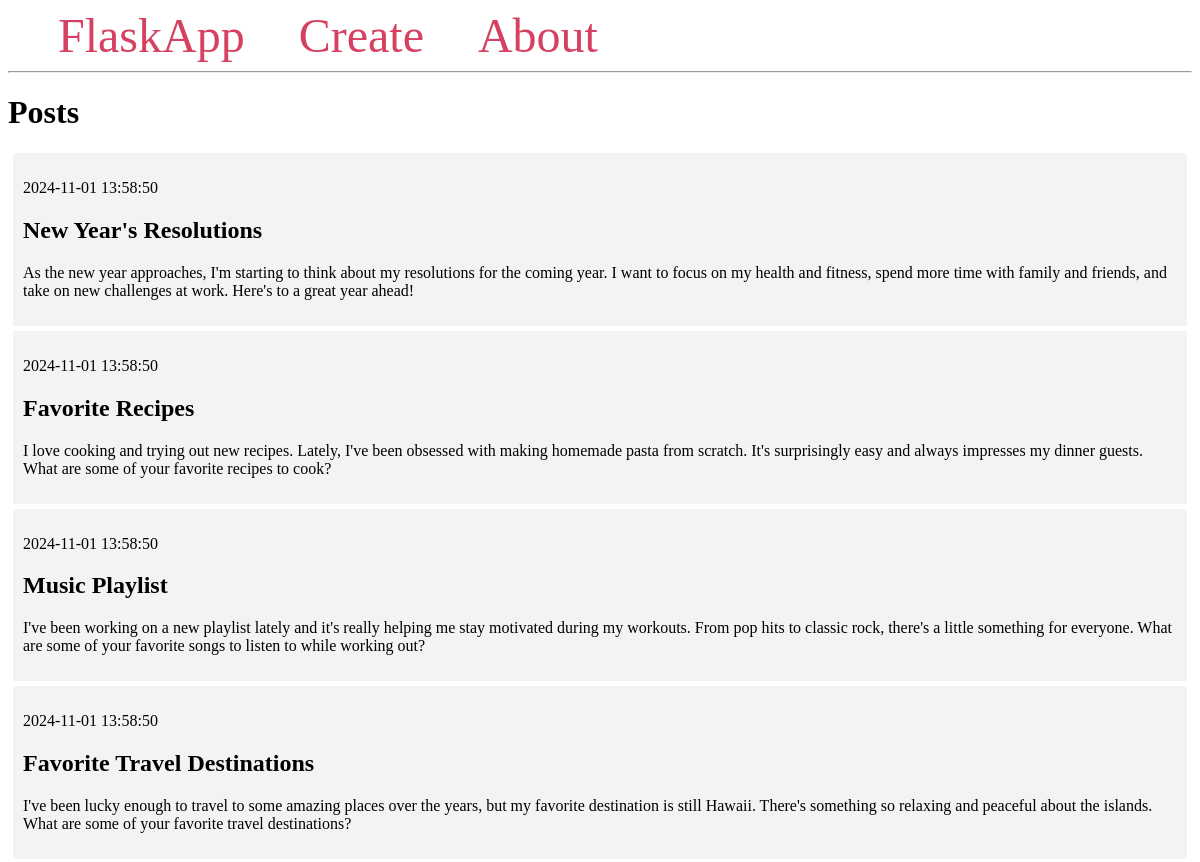
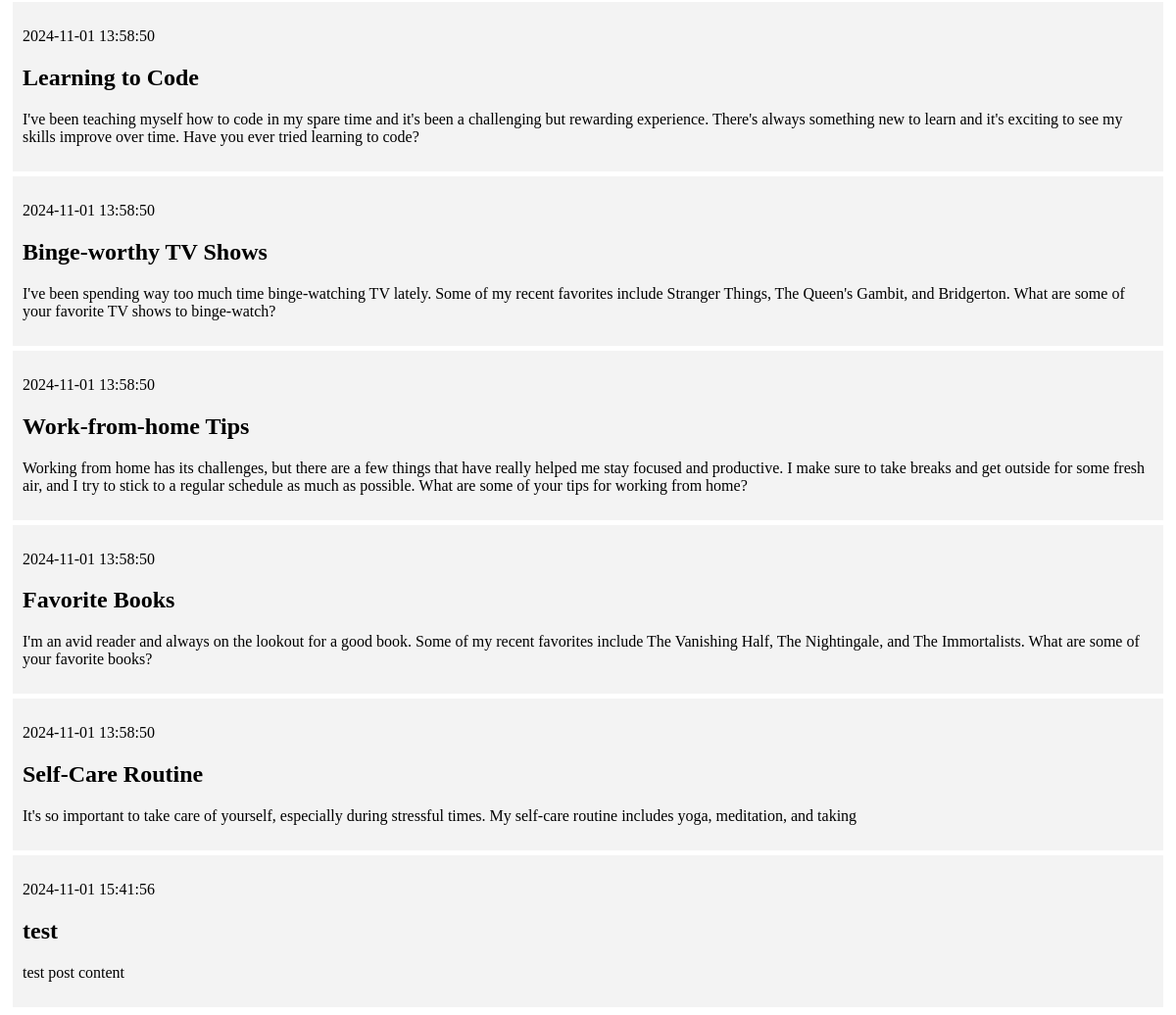
The page / on the database its author committed (2 pictures, top to bottom).
### tables this page shows
CREATE TABLE posts (
    id INTEGER PRIMARY KEY AUTOINCREMENT,
    created TIMESTAMP NOT NULL DEFAULT CURRENT_TIMESTAMP,
    title TEXT NOT NULL,
    content TEXT NOT NULL
);

### app.py (the view)
@app.route('/')
def index():
    conn = get_db_connection()
    posts = conn.execute('SELECT * FROM posts').fetchall()
    conn.close()
    return render_template('index.html', posts=posts)

### app.py (called while the page is built)
def get_db_connection():
    conn = sqlite3.connect('database.db')
    conn.row_factory = sqlite3.Row
    return conn

### templates/index.html
{% extends 'base.html' %}
{% block content %}
    <h1>{% block title %} Posts {% endblock %}</h1>
    {% for post in posts %}
        <div class='post'>
            <p>{{ post['created'] }}</p>
            <h2>{{ post['title'] }}</h2>
            <p>{{ post['content'] }}</p>
        </div>
    {% endfor %}
{% endblock %}

### templates/base.html (shortened to what this page needs)
<!DOCTYPE html>
<html lang="en">
<head>
</head>
<body>
    <nav>
        <a href="{{ url_for('index') }}">FlaskApp</a>
        <a href="{{ url_for('create') }}">Create</a>
        <a href="#">About</a>
    </nav>
    <hr>
    <div class="content">
        {% block content %} {% endblock %}
    </div>
</body>
</html>

### templates/base.html (style rules this page uses)
.post { padding: 10px; margin: 5px; background-color: #f3f3f3 }
nav a { color: #d64161; font-size: 3em; margin-left: 50px; text-decoration: none; }

### rows shown on the page
posts: created "2024-11-01 13:58:50", title "New Year's Resolutions", content "As the new year approaches, I'm starting to think about my resolutions for the coming year. I want to focus on my health and fitness, spend more time with family and friends, and take on new challenges at work. Here's to a great year ahead!"
posts: created "2024-11-01 13:58:50", title "Favorite Recipes", content "I love cooking and trying out new recipes. Lately, I've been obsessed with making homemade pasta from scratch. It's surprisingly easy and always impresses my dinner guests. What are some of your favorite recipes to cook?"
posts: created "2024-11-01 13:58:50", title "Music Playlist", content "I've been working on a new playlist lately and it's really helping me stay motivated during my workouts. From pop hits to classic rock, there's a little something for everyone. What are some of your favorite songs to listen to while working out?"
posts: created "2024-11-01 13:58:50", title "Favorite Travel Destinations", content "I've been lucky enough to travel to some amazing places over the years, but my favorite destination is still Hawaii. There's something so relaxing and peaceful about the islands. What are some of your favorite travel destinations?"
posts: created "2024-11-01 13:58:50", title "Learning to Code", content "I've been teaching myself how to code in my spare time and it's been a challenging but rewarding experience. There's always something new to learn and it's exciting to see my skills improve over time. Have you ever tried learning to code?"
posts: created "2024-11-01 13:58:50", title "Binge-worthy TV Shows", content "I've been spending way too much time binge-watching TV lately. Some of my recent favorites include Stranger Things, The Queen's Gambit, and Bridgerton. What are some of your favorite TV shows to binge-watch?"
posts: created "2024-11-01 13:58:50", title "Work-from-home Tips", content "Working from home has its challenges, but there are a few things that have really helped me stay focused and productive. I make sure to take breaks and get outside for some fresh air, and I try to stick to a regular schedule as much as possible. What are some of your tips for working from home?"
posts: created "2024-11-01 13:58:50", title "Favorite Books", content "I'm an avid reader and always on the lookout for a good book. Some of my recent favorites include The Vanishing Half, The Nightingale, and The Immortalists. What are some of your favorite books?"
posts: created "2024-11-01 13:58:50", title "Self-Care Routine", content "It's so important to take care of yourself, especially during stressful times. My self-care routine includes yoga, meditation, and taking"
posts: created "2024-11-01 15:41:56", title "test", content "test post content"
